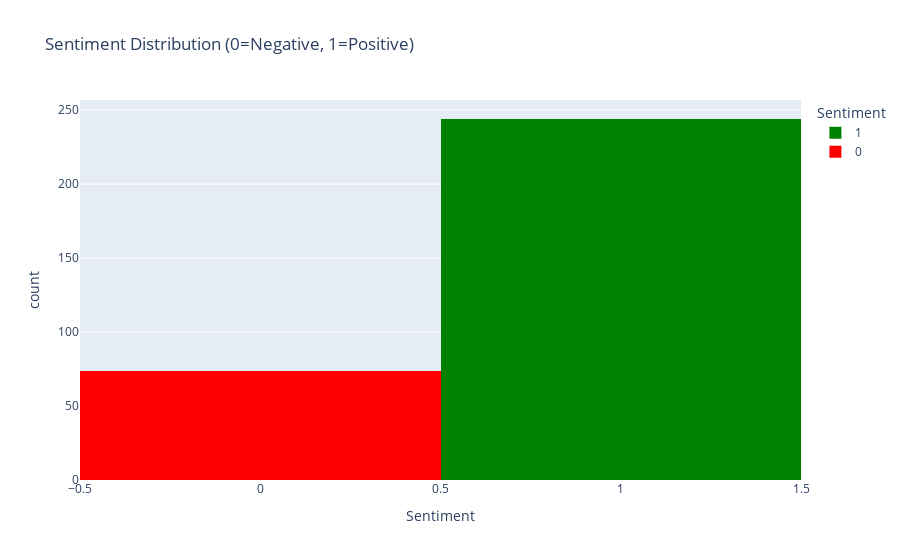
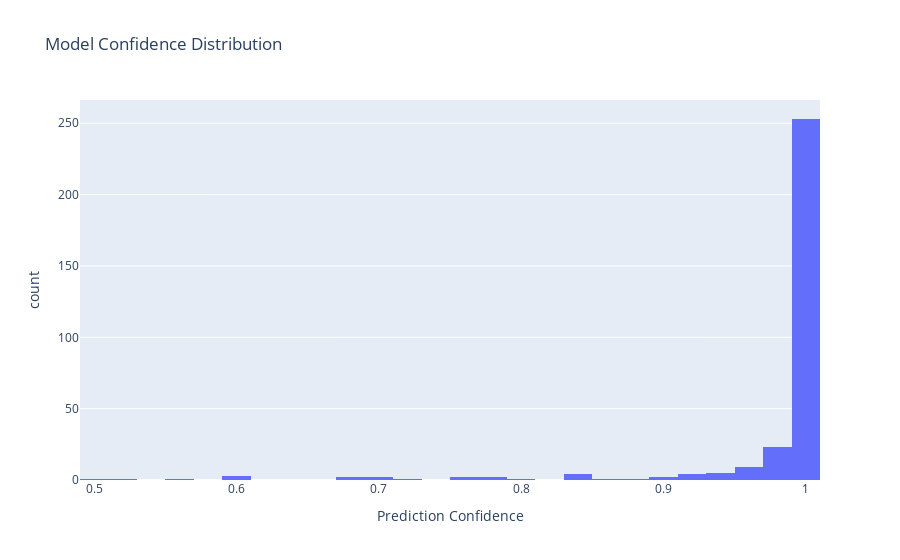

The code cell stored with these charts, in order, in its notebook:
### Markdown cell above
## Sample Model Presentations

### Code cell
fig_sent = px.histogram(df, x='sentiment', color='sentiment',
color_discrete_map={0: 'red', 1: 'green'},
title='Sentiment Distribution (0=Negative, 1=Positive)',
labels={'sentiment': 'Sentiment'})
fig_sent.show()

fig_conf = px.histogram(df, x='confidence', nbins=30,
title='Model Confidence Distribution',
labels={'confidence': 'Prediction Confidence'})
fig_conf.show()

### Figure 1 — Plotly figure (JSON) as saved in the notebook; plotly's stock layout.template omitted (floating-point values rounded to 4 significant figures; data arrays with more than 128 entries replaced by an {"elided": "..."} marker saying what was removed)
{"data": [{"bingroup": "x", "hovertemplate": "Sentiment=%{x}<br>count=%{y}<extra></extra>", "legendgroup": "1", "marker": {"color": "green", "pattern": {"shape": ""}}, "name": "1", "orientation": "v", "showlegend": true, "type": "histogram", "x": {"elided": "244 int values"}, "xaxis": "x", "yaxis": "y"}, {"bingroup": "x", "hovertemplate": "Sentiment=%{x}<br>count=%{y}<extra></extra>", "legendgroup": "0", "marker": {"color": "red", "pattern": {"shape": ""}}, "name": "0", "orientation": "v", "showlegend": true, "type": "histogram", "x": [0, 0, 0, 0, 0, 0, 0, 0, 0, 0, 0, 0, 0, 0, 0, 0, 0, 0, 0, 0, 0, 0, 0, 0, 0, 0, 0, 0, 0, 0, 0, 0, 0, 0, 0, 0, 0, 0, 0, 0, 0, 0, 0, 0, 0, 0, 0, 0, 0, 0, 0, 0, 0, 0, 0, 0, 0, 0, 0, 0, 0, 0, 0, 0, 0, 0, 0, 0, 0, 0, 0, 0, 0, 0], "xaxis": "x", "yaxis": "y"}], "layout": {"barmode": "relative", "legend": {"title": {"text": "Sentiment"}, "tracegroupgap": 0}, "title": {"text": "Sentiment Distribution (0=Negative, 1=Positive)"}, "xaxis": {"anchor": "y", "categoryarray": [1, 0], "categoryorder": "array", "domain": [0, 1], "title": {"text": "Sentiment"}}, "yaxis": {"anchor": "x", "domain": [0, 1], "title": {"text": "count"}}}}

### Figure 2 — Plotly figure (JSON) as saved in the notebook; plotly's stock layout.template omitted (floating-point values rounded to 4 significant figures; data arrays with more than 128 entries replaced by an {"elided": "..."} marker saying what was removed)
{"data": [{"bingroup": "x", "hovertemplate": "Prediction Confidence=%{x}<br>count=%{y}<extra></extra>", "legendgroup": "", "marker": {"color": "#636efa", "pattern": {"shape": ""}}, "name": "", "nbinsx": 30, "orientation": "v", "showlegend": false, "type": "histogram", "x": {"elided": "318 float values"}, "xaxis": "x", "yaxis": "y"}], "layout": {"barmode": "relative", "legend": {"tracegroupgap": 0}, "title": {"text": "Model Confidence Distribution"}, "xaxis": {"anchor": "y", "domain": [0, 1], "title": {"text": "Prediction Confidence"}}, "yaxis": {"anchor": "x", "domain": [0, 1], "title": {"text": "count"}}}}
